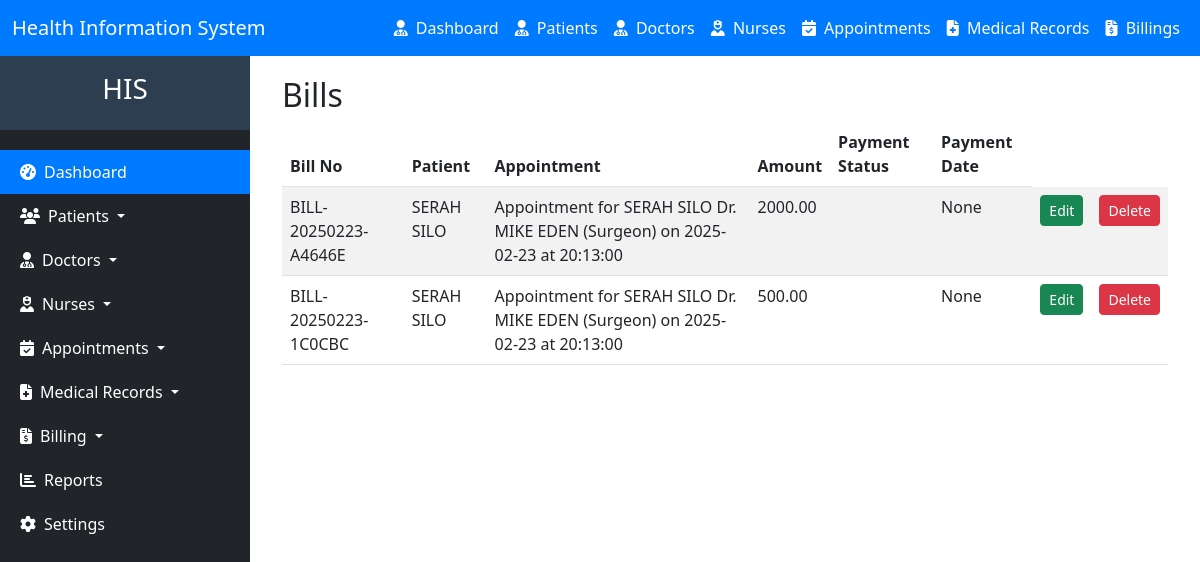
Page /bill/list on the committed database.
### hms/models.py (models this page shows, shortened)
class Billing(models.Model):
    patient = models.ForeignKey(Patient, on_delete=models.CASCADE, related_name='bills')
    appointment = models.ForeignKey(Appointment, on_delete=models.SET_NULL, null=True, blank=True, related_name='bills')
    bill_number = models.CharField(max_length=20, unique=True, editable=False)  # Auto-generated bill number
    DESCRIPTION_CHOICES = [
        ('Consultation Fee', 'Consultation Fee'),
        ('Lab Tests', 'Lab Tests'),
        ('Medication', 'Medication'),
        ('Other', 'Other'),
    ]
    description = models.CharField(max_length=20, choices=DESCRIPTION_CHOICES)
    amount = models.DecimalField(max_digits=10, decimal_places=2)
    date_issued = models.DateField(auto_now_add=True)
    due_date = models.DateField()
    PAYMENT_STATUS_CHOICES = [
        ('Pending', 'Pending'),
        ('Paid', 'Paid'),
        ('Cancelled', 'Cancelled'),
    ]
    payment_status = models.CharField(max_length=20, choices=PAYMENT_STATUS_CHOICES, default='Pending')
    PAYMENT_METHOD_CHOICES = [
        ('Cash', 'Cash'),
        ('M-Pesa', 'M-Pesa'),
        ('Insurance', 'Insurance'),
        ('Other', 'Other'),
    ]
    payment_method = models.CharField(max_length=20, choices=PAYMENT_METHOD_CHOICES, blank=True, null=True)
    mpesa_transaction_id = models.CharField(max_length=50, blank=True, null=True)
    mpesa_transaction_date = models.DateTimeField(blank=True, null=True)
    created_at = models.DateTimeField(auto_now_add=True)
    updated_at = models.DateTimeField(auto_now=True)

class Patient(models.Model):
    national_id = models.CharField(max_length=20, unique=True, blank=True, null=True, validators=[RegexValidator(r'^\d{1,10}$', message='Only digits are allowed')])
    first_name = models.CharField(max_length=50)
    last_name = models.CharField(max_length=50)
    date_of_birth = models.DateField()
    GENDER_CHOICES = [
        ('M', 'Male'),
        ('F', 'Female'),
    ]
    gender = models.CharField(max_length=1, choices=GENDER_CHOICES)
    phone_number = models.CharField(max_length=15, blank=True, null=True, validators=[RegexValidator(regex='^\+?1?\d{9,15}$', message='Phone number must be in the format: +254712345678.')])
    email = models.EmailField(max_length=50, blank=True, null=True)
    address = models.CharField(max_length=100, blank=True, null=True)
    blood_group = models.CharField(
        max_length=3,
        blank=True,
        null=True,
        choices=[
            ('A+', 'A+'),
            ('A-', 'A-'),
            ('B+', 'B+'),
            ('B-', 'B-'),
            ('AB+', 'AB+'),
            ('AB-', 'AB-'),
            ('O+', 'O+'),
            ('O-', 'O-'),
        ]
    )
    medical_history = models.TextField(blank=True, null=True)
    emergency_contact_name = models.CharField(max_length=100, blank=True, null=True)
    emergency_contact_phone = models.CharField(
        max_length=15,
        blank=True,
        null=True,
        validators=[RegexValidator(regex='^\+?1?\d{9,15}$', message='Phone number must be in the format: +254712345678.')]
    )
    created_at = models.DateTimeField(auto_now_add=True)
    updated_at = models.DateTimeField(auto_now=True)
    def __str__(self):
        return f"{self.first_name} {self.last_name}"

class Appointment(models.Model):
    patient = models.ForeignKey(Patient, on_delete=models.CASCADE)
    doctor = models.ForeignKey(Doctor, on_delete=models.CASCADE)
    nurse = models.ForeignKey(Nurse, on_delete=models.CASCADE, blank=True, null=True)
    date = models.DateField()
    time = models.TimeField()
    STATUS_CHOICES = [
        ('pending', 'Pending'),
        ('approved', 'Approved'),
        ('canceled', 'Canceled'),
        ('completed', 'Completed'),
    ]
    status = models.CharField(max_length=20, choices=STATUS_CHOICES, default='pending')
    created_at = models.DateTimeField(auto_now_add=True)
    updated_at = models.DateTimeField(auto_now=True)
    def __str__(self):
        return f"Appointment for {self.patient} {self.doctor} on {self.date} at {self.time}"

class Doctor(models.Model):
    national_id = models.CharField(max_length=20, unique=True, validators=[RegexValidator(r'^\d{1,10}$', message='Only digits are allowed')])
    first_name = models.CharField(max_length=50)
    last_name = models.CharField(max_length=50)
    date_of_birth = models.DateField()
    GENDER_CHOICES = [
        ('M', 'Male'),
        ('F', 'Female'),
    ]
    gender = models.CharField(max_length=1, choices=GENDER_CHOICES)
    phone_number = models.CharField(max_length=15, validators=[RegexValidator(regex='^\+?1?\d{9,15}$', message='Phone number must be in the format: +254712345678.')])
    email = models.EmailField(max_length=50)
    address = models.CharField(max_length=100)
    specialization = models.ForeignKey(Specialization, on_delete=models.CASCADE, related_name='doctors')
    license_number = models.CharField(
        max_length=20,
        unique=True,
        validators=[RegexValidator(regex='^[A-Za-z0-9]{5,20}$', message='License number must be alphanumeric and 5-20 characters long.')]
    )
    years_of_experience = models.PositiveIntegerField()
    department = models.ForeignKey(Department, on_delete=models.CASCADE, related_name='doctors')
    created_at = models.DateTimeField(auto_now_add=True)
    updated_at = models.DateTimeField(auto_now=True)
    def __str__(self):
        return f"Dr. {self.first_name} {self.last_name} ({self.specialization.name})"

class Specialization(models.Model):
    name = models.CharField(max_length=100, unique=True)
    description = models.TextField(blank=True, null=True)
    department = models.ForeignKey(Department, on_delete=models.CASCADE, related_name='specializations')  # Make it non-nullable
    created_at = models.DateTimeField(auto_now_add=True)
    updated_at = models.DateTimeField(auto_now=True)

### hms/views.py (the view)
# urls.py: path("bill/list", views.bill_list, name="bill_list"),
def bill_list(request):
    bills = Billing.objects.all()
    return render(request, 'bill_list.html', {'bills': bills})

### hms/templates/bill_list.html (shortened to what this page needs)
{% extends 'base.html'%}
{% block content %}
<div class="container">
    <h2>Bills</h2>
    <table class="table table-striped">
        <thead>
            <tr>
                <th>Bill No</th>
                <th>Patient</th>
                <th>Appointment</th>
                <th>Amount</th>
                <th>Payment Status</th>
                <th>Payment Date</th>
            </tr>
        </thead>
        <tbody>
            {% for bill in bills %}
            <tr>
                <td>{{ bill.bill_number }}</td>
                <td>{{ bill.patient }}</td>
                <td>{{ bill.appointment }}</td>
                <td>{{ bill.amount }}</td>
                <td>{{ payment_status }}</td>
                <td>{{ bill.mpesa_transaction_date }}</td>
                <td><a href="#" class="btn btn-success btn-sm">Edit</a></td>
                <td><a href="#" class="btn btn-danger btn-sm">Delete</a></td>
            </tr>
            {% endfor %}
        </tbody>
    </table>
</div>
{% endblock %}

### rows in the picture
Billing: bill_number "BILL-20250223-A4646E", patient "SERAH SILO", appointment "Appointment for SERAH SILO Dr. MIKE EDEN (Surgeon) on 2025-02-23 at 20:13:00", amount "2000.00", mpesa_transaction_date "None"
Billing: bill_number "BILL-20250223-1C0CBC", patient "SERAH SILO", appointment "Appointment for SERAH SILO Dr. MIKE EDEN (Surgeon) on 2025-02-23 at 20:13:00", amount "500.00", mpesa_transaction_date "None"
